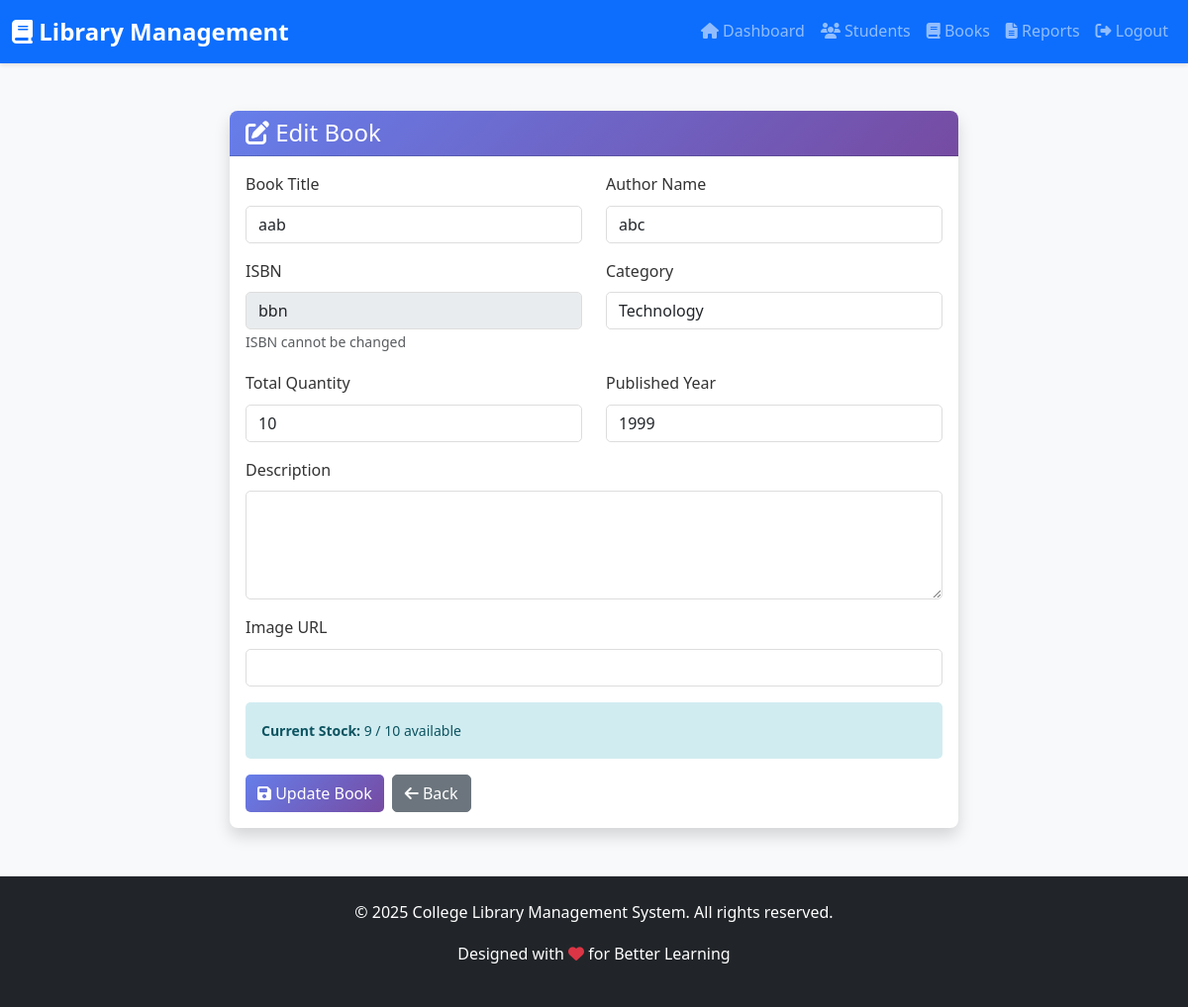
Screenshot of /admin/book/edit/2 (signed in) with the database file from the repository.
### tables this page shows
CREATE TABLE books (
            id INTEGER PRIMARY KEY AUTOINCREMENT,
            title TEXT NOT NULL,
            author TEXT NOT NULL,
            isbn TEXT UNIQUE NOT NULL,
            category TEXT NOT NULL,
            quantity INTEGER NOT NULL,
            available_quantity INTEGER NOT NULL,
            description TEXT,
            published_year INTEGER,
            image_url TEXT,
            added_by INTEGER,
            created_at TIMESTAMP DEFAULT CURRENT_TIMESTAMP,
            FOREIGN KEY (added_by) REFERENCES admin(id)
        );

### app.py (the view, shortened to what this page needs)
@app.route('/admin/book/edit/<int:book_id>', methods=['GET', 'POST'])
@admin_required
def edit_book(book_id):
    conn = get_db()
    cursor = conn.cursor()
    cursor.execute('SELECT * FROM books WHERE id = ?', (book_id,))
    book = cursor.fetchone()
    conn.close()
    if not book:
        flash('Book not found', 'danger')
        return redirect(url_for('admin_books'))
    return render_template('edit_book.html', book=book)

### app.py (called while the page is built)
def get_db():
    conn = sqlite3.connect(DATABASE)
    conn.row_factory = sqlite3.Row
    return conn

def admin_required(f):
    @wraps(f)
    def decorated_function(*args, **kwargs):
        if 'admin_id' not in session:
            flash('Admin login required', 'danger')
            return redirect(url_for('admin_login'))
        return f(*args, **kwargs)
    return decorated_function

### templates/edit_book.html (shortened to what this page needs)
{% extends "base.html" %}
{% block content %}
<div class="container my-5">
    <div class="row justify-content-center">
        <div class="col-md-8">
            <div class="card shadow">
                <div class="card-header bg-primary text-white">
                    <h4 class="mb-0"><i class="fas fa-edit"></i> Edit Book</h4>
                </div>
                <div class="card-body">
                    <form method="POST" novalidate>
                        <div class="row">
                            <div class="col-md-6 mb-3">
                                <label for="title" class="form-label">Book Title</label>
                                <input type="text" class="form-control" id="title" name="title" value="{{ book['title'] }}" required>
                            </div>
                            <div class="col-md-6 mb-3">
                                <label for="author" class="form-label">Author Name</label>
                                <input type="text" class="form-control" id="author" name="author" value="{{ book['author'] }}" required>
                            </div>
                        </div>
                        <div class="row">
                            <div class="col-md-6 mb-3">
                                <label for="isbn" class="form-label">ISBN</label>
                                <input type="text" class="form-control" id="isbn" name="isbn" value="{{ book['isbn'] }}" disabled>
                                <small class="text-muted">ISBN cannot be changed</small>
                            </div>
                            <div class="col-md-6 mb-3">
                                <label for="category" class="form-label">Category</label>
                                <select class="form-control" id="category" name="category" required>
                                    <option value="{{ book['category'] }}">{{ book['category'] }}</option>
                                </select>
                            </div>
                        </div>
                        <div class="row">
                            <div class="col-md-6 mb-3">
                                <label for="quantity" class="form-label">Total Quantity</label>
                                <input type="number" class="form-control" id="quantity" name="quantity" value="{{ book['quantity'] }}" min="1" required>
                            </div>
                            <div class="col-md-6 mb-3">
                                <label for="published_year" class="form-label">Published Year</label>
                                <input type="number" class="form-control" id="published_year" name="published_year" value="{{ book['published_year'] if book['published_year'] else '' }}" min="1000" max="2099">
                            </div>
                        </div>
                        <div class="mb-3">
                            <label for="description" class="form-label">Description</label>
                            <textarea class="form-control" id="description" name="description" rows="4">{{ book['description'] if book['description'] else '' }}</textarea>
                        </div>
                        <div class="mb-3">
                            <label for="image_url" class="form-label">Image URL</label>
                            <input type="url" class="form-control" id="image_url" name="image_url" value="{{ book['image_url'] if book['image_url'] else '' }}">
                        </div>
                        <div class="alert alert-info">
                            <small>
                                <strong>Current Stock:</strong> {{ book['available_quantity'] }} / {{ book['quantity'] }} available
                            </small>
                        </div>
                        <div class="d-flex gap-2">
                            <button type="submit" class="btn btn-primary">
                                <i class="fas fa-save"></i> Update Book
                            </button>
                            <a href="{{ url_for('admin_books') }}" class="btn btn-secondary">
                                <i class="fas fa-arrow-left"></i> Back
                            </a>
                        </div>
                    </form>
                </div>
            </div>
        </div>
    </div>
</div>
{% endblock %}

### static/css/style.css (style rules this page uses)
:root { --primary-color: #667eea; --secondary-color: #764ba2; --success-color: #28a745; --danger-color: #dc3545; --warning-color: #ffc107; --info-color: #17a2b8; }
body { font-family: 'Segoe UI', Tahoma, Geneva, Verdana, sans-serif; line-height: 1.6; color: #333; background-color: #f8f9fa; }
.card { border: none; border-radius: 8px; transition: all 0.3s ease; }
.card-header { background: linear-gradient(135deg, #667eea 0%, #764ba2 100%); color: white; border-radius: 8px 8px 0 0 !important; }
.card-header.bg-primary { background: linear-gradient(135deg, #667eea 0%, #764ba2 100%) !important; }
.btn { border-radius: 5px; font-weight: 500; transition: all 0.3s ease; }
.btn-primary { background: linear-gradient(135deg, #667eea 0%, #764ba2 100%); border: none; }
.form-control { border-radius: 5px; border: 1px solid #ddd; transition: all 0.3s ease; }
.form-label { font-weight: 500; color: #333; }
.alert { border-radius: 5px; border: none; }
.alert-info { background-color: #d1ecf1; color: #0c5460; }
.shadow { box-shadow: 0 0.5rem 1rem rgba(0, 0, 0, 0.15) !important; }

### rows the page displays
books: title "aab", author "abc", isbn "bbn", category "Technology", quantity "10", published_year "1999", available_quantity "9"
